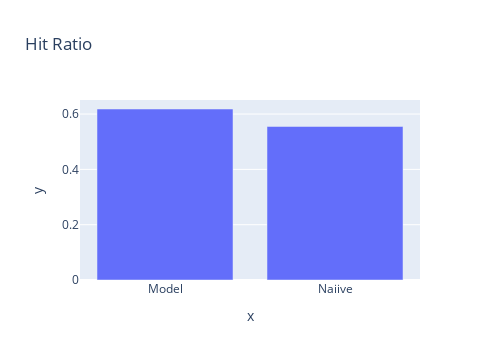

The notebook cell saved with this chart:
### Code cell
# HIT RATIO
px.bar(x=['Model', 'Naiive'], 
       y = [sign_match(clpusd_30_days_pred_df.loc[end_of_training:]['y_true'], 
                       clpusd_30_days_pred_df.loc[end_of_training:]['y_pred'],
                       return_matrix=False), 
                sign_match(clpusd_30_days_pred_df.loc[end_of_training:]['y_true'], 
                       clpusd_30_days_pred_df.loc[end_of_training:]['naiive_pred'],
                       return_matrix=False)],
      width = 500,
      title='Hit Ratio')
# Still loads of rooms for improvements

### Figure 1 — Plotly figure (JSON) as saved in the notebook; plotly's stock layout.template omitted (floating-point values rounded to 4 significant figures)
{"data": [{"alignmentgroup": "True", "hovertemplate": "x=%{x}<br>y=%{y}<extra></extra>", "legendgroup": "", "marker": {"color": "#636efa", "pattern": {"shape": ""}}, "name": "", "offsetgroup": "", "orientation": "v", "showlegend": false, "textposition": "auto", "type": "bar", "x": ["Model", "Naiive"], "xaxis": "x", "y": [0.6183, 0.5551], "yaxis": "y"}], "layout": {"barmode": "relative", "height": 360, "legend": {"tracegroupgap": 0}, "title": {"text": "Hit Ratio"}, "width": 500, "xaxis": {"anchor": "y", "autorange": true, "domain": [0, 1], "range": [-0.5, 1.5], "title": {"text": "x"}, "type": "category"}, "yaxis": {"anchor": "x", "autorange": true, "domain": [0, 1], "range": [0, 0.6509], "title": {"text": "y"}, "type": "linear"}}}
